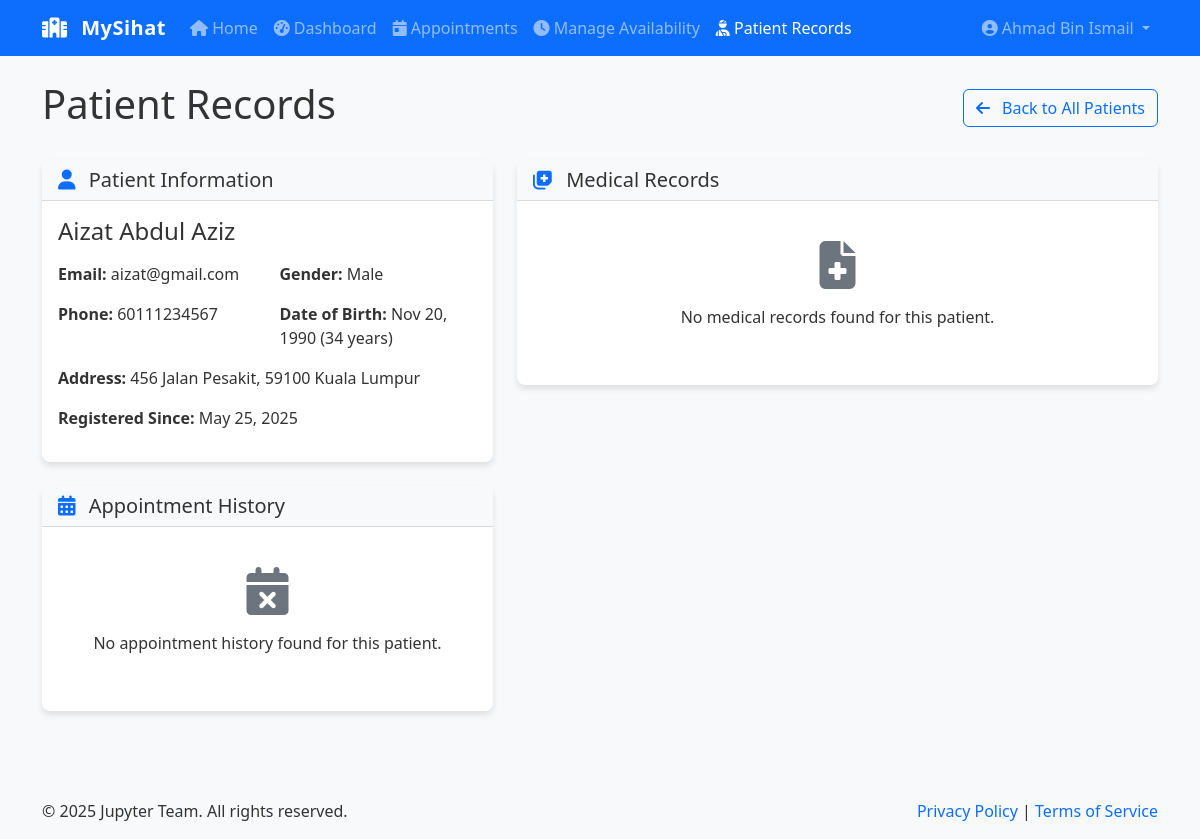
/doctor/patient_records.php?patient_id=10 (signed in), run on the app's committed database.
### tables this page shows
CREATE TABLE users (
        id INTEGER PRIMARY KEY AUTOINCREMENT,
        username TEXT NOT NULL UNIQUE,
        password TEXT NOT NULL,
        email TEXT NOT NULL UNIQUE,
        first_name TEXT NOT NULL,
        last_name TEXT NOT NULL,
        role TEXT NOT NULL CHECK(role IN ('patient', 'doctor', 'admin')),
        phone TEXT,
        address TEXT,
        date_of_birth TEXT,
        gender TEXT CHECK(gender IN ('male', 'female', 'other')),
        created_at TIMESTAMP DEFAULT CURRENT_TIMESTAMP,
        updated_at TIMESTAMP DEFAULT CURRENT_TIMESTAMP
    , age INTEGER);

### doctor/patient_records.php (the view, shortened to what the rows shown need)
<?php
require_once '../includes/db.php';
require_once '../includes/functions.php';
$userId = getCurrentUserId();
$db = Database::getInstance();
$patientId = isset($_GET['patient_id']) && is_numeric($_GET['patient_id']) ? (int) $_GET['patient_id'] : 0;
try {
    if ($patientId > 0) {
        $patient = $db->fetchOne(
            "SELECT * FROM users WHERE id = ? AND role = ?",
            [$patientId, ROLE_PATIENT]
        );
        $appointments = $db->fetchAll(
            "SELECT * FROM appointments
             WHERE patient_id = ? AND doctor_id = ?
             ORDER BY appointment_date DESC, appointment_time DESC",
            [$patientId, $userId]
        );
        $medicalRecords = $db->fetchAll(
            "SELECT m.*, a.appointment_date, a.appointment_time
             FROM medical_records m
             JOIN appointments a ON m.appointment_id = a.id
             WHERE m.patient_id = ? AND m.doctor_id = ?
             ORDER BY a.appointment_date DESC, a.appointment_time DESC",
            [$patientId, $userId]
        );
    }
} catch (Exception $e) {
    error_log("Patient records error: " . $e->getMessage());
    setFlashMessage('error', 'An error occurred while retrieving patient records.', 'danger');
    $patients = [];
    $patient = null;
    $appointments = [];
    $medicalRecords = [];
}
include '../includes/header.php';
?>
<div class="row">
    <div class="col-md-12">
        <?php if ($patientId > 0): ?>
            <div class="d-flex justify-content-between align-items-center mb-4">
                <h1>Patient Records</h1>
                <a href="patient_records.php" class="btn btn-outline-primary">
                    <i class="fas fa-arrow-left me-2"></i> Back to All Patients
                </a>
            </div>
            <div class="row">
                <div class="col-md-5">
                    <div class="card mb-4">
                        <div class="card-header">
                            <h5 class="mb-0">
                                <i class="fas fa-user text-primary me-2"></i>
                                Patient Information
                            </h5>
                        </div>
                        <div class="card-body">
                            <h4 class="mb-3"><?php echo $patient['first_name'] . ' ' . $patient['last_name']; ?></h4>
                            <div class="row">
                                <div class="col-md-6">
                                    <?php if (!empty($patient['email'])): ?>
                                        <p><strong>Email:</strong> <?php echo $patient['email']; ?></p>
                                    <?php endif; ?>
                                    <?php if (!empty($patient['phone'])): ?>
                                        <p><strong>Phone:</strong> <?php echo $patient['phone']; ?></p>
                                    <?php endif; ?>
                                </div>
                                <div class="col-md-6">
                                    <?php if (!empty($patient['gender'])): ?>
                                        <p><strong>Gender:</strong> <?php echo ucfirst($patient['gender']); ?></p>
                                    <?php endif; ?>
                                    <?php if (!empty($patient['date_of_birth'])): ?>
                                        <p>
                                            <strong>Date of Birth:</strong> <?php echo formatDate($patient['date_of_birth']); ?>
                                            (<?php
                                                $age = date_diff(date_create($patient['date_of_birth']), date_create('today'))->y;
                                                echo $age . ' years';
                                            ?>)
                                        </p>
                                    <?php endif; ?>
                                </div>
                            </div>
                            <?php if (!empty($patient['address'])): ?>
                                <p><strong>Address:</strong> <?php echo $patient['address']; ?></p>
                            <?php endif; ?>
                            <p><strong>Registered Since:</strong> <?php echo formatDate($patient['created_at'], 'M j, Y'); ?></p>
                        </div>
                    </div>
                    <div class="card">
                        <div class="card-header">
                            <h5 class="mb-0">
                                <i class="fas fa-calendar-alt text-primary me-2"></i>
                                Appointment History
                            </h5>
                        </div>
                        <div class="card-body">
                            <?php if (count($appointments) > 0): ?>
                                <div class="table-responsive">
                                    <table class="table table-hover">
                                        <thead>
                                            <tr>
                                                <th>Date</th>
                                                <th>Time</th>
                                                <th>Status</th>
                                                <th>Actions</th>
                                            </tr>
                                        </thead>
                                        <tbody>
                                            <?php foreach ($appointments as $appointment): ?>
                                                <tr>
                                                    <td><?php echo formatDate($appointment['appointment_date']); ?></td>
                                                    <td><?php echo formatTime($appointment['appointment_time']); ?></td>
                                                    <td>
                                                        <span class="badge bg-<?php
                                                            echo $appointment['status'] === 'pending' ? 'warning' :
                                                                ($appointment['status'] === 'confirmed' ? 'success' :
                                                                    ($appointment['status'] === 'cancelled' ? 'danger' : 'secondary'));
                                                        ?>">
                                                            <?php echo ucfirst($appointment['status']); ?>
                                                        </span>
                                                    </td>
                                                    <td>
                                                        <a href="appointments.php?id=<?php echo $appointment['id']; ?>" class="btn btn-sm btn-outline-primary">
                                                            <i class="fas fa-eye"></i> View
                                                        </a>
                                                    </td>
                                                </tr>
                                            <?php endforeach; ?>
                                        </tbody>
                                    </table>
                                </div>
                            <?php else: ?>
                                <div class="text-center p-4">
                                    <i class="fas fa-calendar-times fa-3x text-muted mb-3"></i>
                                    <p>No appointment history found for this patient.</p>
                                </div>
                            <?php endif; ?>
                        </div>
                    </div>
                </div>
                <div class="col-md-7">
                    <div class="card">
                        <div class="card-header">
                            <h5 class="mb-0">
                                <i class="fas fa-notes-medical text-primary me-2"></i>
                                Medical Records
                            </h5>
                        </div>
                        <div class="card-body">
                            <?php if (count($medicalRecords) > 0): ?>
                                <div class="accordion" id="medicalRecordsAccordion">
                                    <?php foreach ($medicalRecords as $index => $record): ?>
                                        <div class="accordion-item mb-3 border rounded">
                                            <h2 class="accordion-header" id="heading<?php echo $index; ?>">
                                                <button class="accordion-button <?php echo $index !== 0 ? 'collapsed' : ''; ?>" type="button" data-bs-toggle="collapse" data-bs-target="#collapse<?php echo $index; ?>" aria-expanded="<?php echo $index === 0 ? 'true' : 'false'; ?>" aria-controls="collapse<?php echo $index; ?>">
                                                    <div class="d-flex flex-column flex-md-row justify-content-between w-100">
                                                        <div>
                                                            <span class="fw-bold">Visit: <?php echo formatDate($record['appointment_date']); ?></span>
                                                            <span class="ms-md-3 d-block d-md-inline"><?php echo formatTime($record['appointment_time']); ?></span>
                                                        </div>
                                                        <div class="text-muted small d-none d-md-block">
                                                            <?php echo formatDate($record['created_at'], 'M j, Y'); ?>
                                                        </div>
                                                    </div>
                                                </button>
                                            </h2>
                                            <div id="collapse<?php echo $index; ?>" class="accordion-collapse collapse <?php echo $index === 0 ? 'show' : ''; ?>" aria-labelledby="heading<?php echo $index; ?>" data-bs-parent="#medicalRecordsAccordion">
                                                <div class="accordion-body">
                                                    <div class="row">
                                                        <div class="col-md-6">
                                                            <h5 class="mb-3">Diagnosis</h5>
                                                            <p><?php echo $record['diagnosis']; ?></p>
                                                            <h5 class="mb-3">Treatment</h5>
                                                            <p><?php echo $record['treatment']; ?></p>
                                                            <?php if (!empty($record['notes'])): ?>
                                                                <h5 class="mb-3">Additional Notes</h5>
                                                                <p><?php echo $record['notes']; ?></p>
                                                            <?php endif; ?>
                                                        </div>
                                                        <div class="col-md-6">
                                                            <h5 class="mb-3">Prescriptions</h5>
                                                            <?php if (!empty($record['prescriptions'])): ?>
                                                                <?php foreach ($record['prescriptions'] as $prescription): ?>
                                                                    <div class="prescription-item p-3 mb-3 border rounded">
                                                                        <h6><?php echo $prescription['medication_name']; ?></h6>
                                                                        <p class="mb-1"><strong>Dosage:</strong> <?php echo $prescription['dosage']; ?></p>
                                                                        <p class="mb-1"><strong>Frequency:</strong> <?php echo $prescription['frequency']; ?></p>
                                                                        <p class="mb-1"><strong>Duration:</strong> <?php echo $prescription['duration']; ?></p>
                                                                        <?php if (!empty($prescription['instructions'])): ?>
                                                                            <p class="mb-0"><strong>Instructions:</strong> <?php echo $prescription['instructions']; ?></p>
                                                                        <?php endif; ?>
                                                                    </div>
                                                                <?php endforeach; ?>
                                                            <?php else: ?>
                                                                <p class="text-muted">No prescriptions were issued.</p>
                                                            <?php endif; ?>
                                                        </div>
                                                    </div>
                                                    <div class="text-end mt-3">
                                                        <button class="btn btn-sm btn-outline-primary print-record" data-record-id="<?php echo $record['id']; ?>">
                                                            <i class="fas fa-print me-1"></i> Print Record
                                                        </button>
                                                    </div>
                                                </div>
                                            </div>
                                        </div>
                                    <?php endforeach; ?>
                                </div>
                            <?php else: ?>
                                <div class="text-center p-4">
                                    <i class="fas fa-file-medical fa-3x text-muted mb-3"></i>
                                    <p>No medical records found for this patient.</p>
                                </div>
                            <?php endif; ?>
                        </div>
                    </div>
                </div>
            </div>
        <?php endif; ?>
    </div>
</div>
<?php
include '../includes/footer.php';
?>

### data on the page
users: first_name "Aizat", last_name "Abdul Aziz", email "aizat@gmail.com", phone "60111234567", gender "Male", date_of_birth "Nov 20, 1990", date_of_birth "34", address "456 Jalan Pesakit, 59100 Kuala Lumpur", created_at "May 25, 2025"

### other printed values
SITE_NAME "MySihat"
$_SESSION['full_name'] "Ahmad Bin Ismail"
